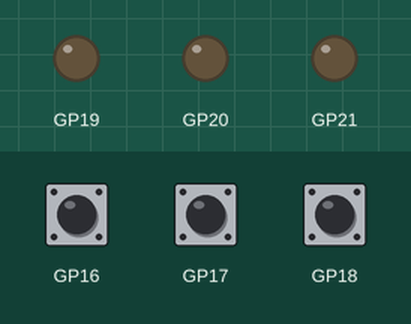
Simulated run of this program. Board: Raspberry Pi Pico running CircuitPython. Shown: output pins drawn as LEDs (lit = HIGH). Dashed ring = blinking. The test bench sets the inputs (shaded band); at power-on: GP16 LOW, GP17 LOW, GP18 LOW. USB keyboard and mouse output is not drawn.

Above: at 1.2 s.
1.3 s: GP16 pulled HIGH for 1 s
At 3.1 s:
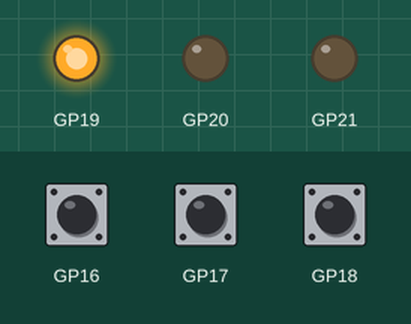
3.8 s: GP17 pulled HIGH for 3.2 s
At 4.02 s:
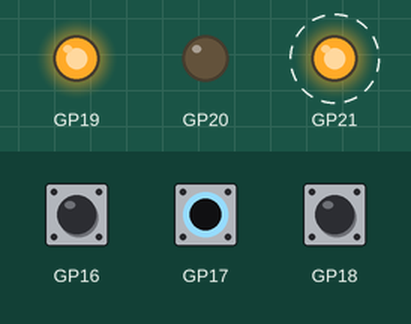
8.5 s: GP18 pulled HIGH for 0.15 s
At 9.2 s:
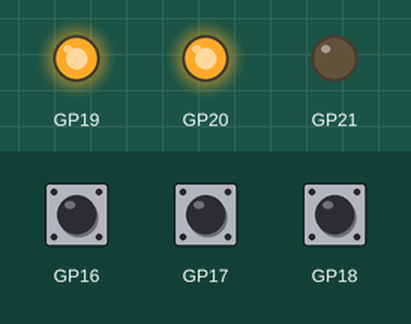
10.1 s: GP16 pulled HIGH for 0.15 s
At 10.4 s:
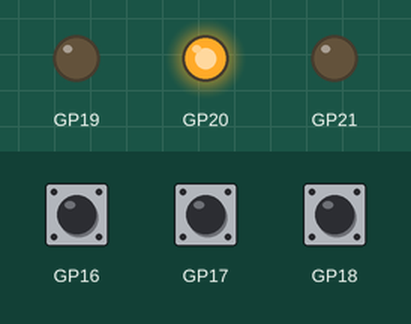
11.7 s: GP17 pulled HIGH for 0.15 s
At 12.8 s:
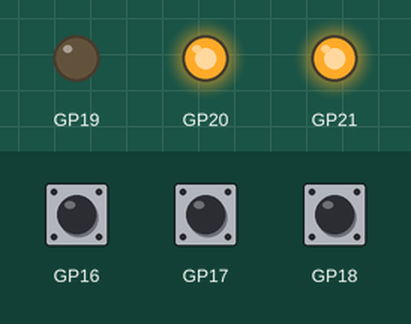
13.3 s: GP18 pulled HIGH for 1 s
At 14.7 s:
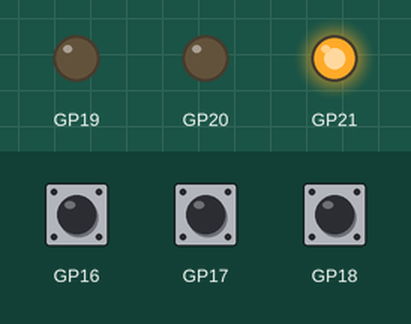
Timing chart, 0 to 16.3 s (numbered marks = the images above; inputs shaded):
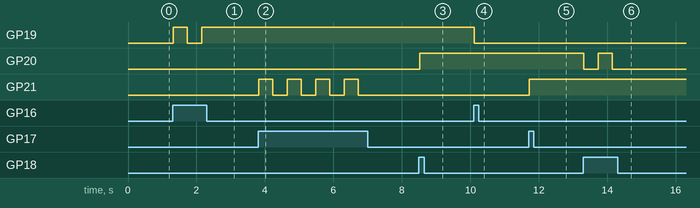

The program:

Tasten_LEDs.py
```python
# Erweiterter Code für x Tasten und x Status LEDs
# 3V3->Taster->GPIO
# Pulldown -> Taster gedrückt = Eingang True
# 3.3V -> Widerstand 330R -> LED -> GPIO

import sys
import board
import digitalio
import time
import usb_hid
from adafruit_hid.keyboard import Keyboard
from adafruit_hid.keycode import Keycode

kbd = Keyboard(usb_hid.devices)

# Auflistung der GPIOs und zugehörige Tastencodes
tasten = [
    # LED GPIO ,    Tasten GPIO,    Keycodes
    [board.GP19,    board.GP16,     [Keycode.ALT,Keycode.LEFT_CONTROL,Keycode.K]],
    [board.GP21,    board.GP17,     [Keycode.ALT,Keycode.LEFT_CONTROL,Keycode.O]],
    [board.GP20,    board.GP18,     [Keycode.ALT,Keycode.LEFT_CONTROL,Keycode.M]],
    ]

# Buttons merken und initialisieren
for t in tasten:
    t.append(digitalio.DigitalInOut(t[0]))          # LED Objekt an Array
    t.append(digitalio.DigitalInOut(t[1]))          # Tastenobjekt an Array
    t[3].switch_to_output(1)                        # LED  GP auf Ausgang
    t[4].switch_to_input(pull=digitalio.Pull.DOWN)  # Tasten GP auf Eingang/Pulldown
    t[3].value=False
    if t[4].value:      # Bei irgendeiner gehaltenen Taste Exit (Sicherheit)
        print("Exit!")
        sys.exit()


while True:
    for t in tasten:         # Array durchgehen
        if t[4].value:       # t[4] ist der aktuelle Taster
            kbd.send(*t[2])  # Keycode(s) aus t[2] entpacken(*)
            t[3].value^=True
            time.sleep(0.4)  # Entprellen
```

Measured:
- after the input at 1.3 s, GP19: LOW → HIGH at once, → LOW 0.42 s later, → HIGH 0.42 s later
- after the input at 3.8 s, GP21: alternates HIGH for 0.42 s and LOW for 0.42 s, 8 changes in all, then stays LOW, starting at once
- after the input at 8.5 s, GP20: LOW → HIGH at once
- after the input at 10.1 s, GP19: HIGH → LOW at once
- after the input at 11.7 s, GP21: LOW → HIGH at once
- after the input at 13.3 s, GP20: HIGH → LOW at once, → HIGH 0.42 s later, → LOW 0.42 s later
